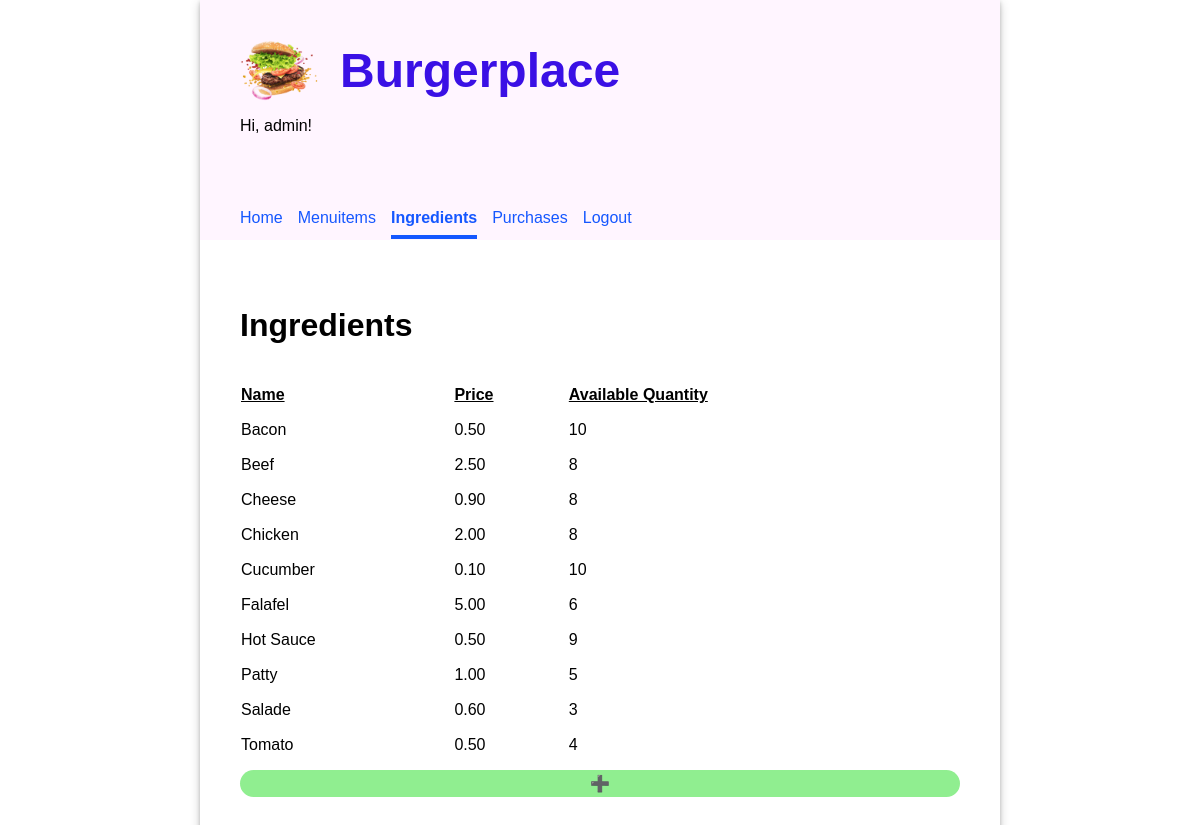
/ingredients/ (signed in), run on the app's committed database.
### burgerplace/models.py (models this page shows, shortened)
class Ingredient(models.Model):
    name = models.CharField(unique=True, max_length=200)
    price_per_unit = models.DecimalField(max_digits=5, decimal_places=2, default=0)
    available_quantity = models.IntegerField(default=0)

### burgerplace/views.py (the view)
# urls.py: path('ingredients/', views.IngredientsView.as_view(), name='ingredients'),
class IngredientsView(LoginRequiredMixin, ListView):
    model = Ingredient
    template_name = 'burgerplace/ingredients.html'

### burgerplace/templates/burgerplace/ingredients.html (shortened to what this page needs)
{% extends 'burgerplace/base.html' %}
{% load static %}
{% block content %}
<div class="home">
    <div>
        <h2>Ingredients</h2>
        <table class="ingredient-table">
            <thead>
                <tr>
                    <th>Name</th>
                    <th>Price</th>
                    <th>Available Quantity</th>
                </tr>
            </thead>
            <tbody>
                {% for ingredient in object_list|dictsort:"name" %}
                <tr>
                    <td>{{ ingredient.name }}</td>
                    <td>{{ ingredient.price_per_unit }}</td>
                    <td>{{ ingredient.available_quantity }}</td>
                </tr>
                {% endfor %}
            </tbody>
        </table>
        <a href="{% url 'create_ingredient' %}" style="display: inherit; text-align: center; border-radius: 15px; text-decoration: none; color: inherit; padding: 4px; background-color: lightgreen;">➕</a>
    </div>
</div>
{% endblock %}

### burgerplace/templates/burgerplace/base.html (shortened to what this page needs)
{% load static %}
<!DOCTYPE html>
<html lang="en">
<head>
    <link rel="stylesheet" type="text/css" href="{% static 'burgerplace/style.css' %}" />
</head>
<body>
    <div class="app">
        <header>
          <div class="header-first-row">
            <img
              src="{% static 'burgerplace/burger-logo.png' %}"
              alt="Logo"
              width="80px"
            />
            <h1 class="title">Burgerplace</h1>
          </div>
          {% if user.is_authenticated %}
            <p>Hi, {{ user.username }}!</p>
            <nav class="navbar">
              {% url 'home' as home_url %}
              {% url 'menuitems' as menuitems_url %}
              {% url 'create_menuitem' as create_menuitem_url %}
              {% url 'reciperequirements' as reciperequirements_url %}
              {% url 'create_reciperequirement' as create_reciperequirement_url %}
              {% url 'ingredients' as ingredients_url %}
              {% url 'create_ingredient' as create_ingredient_url %}
              {% url 'purchases' as purchases_url %}
              {% url 'create_purchase' as create_purchase_url %}
              <a class="nav-item{% if request.path == home_url %} current-page{% endif %}" href="{% url 'home' %}">Home</a>
              <a class="nav-item" href="{% url 'menuitems' %}">Menuitems</a>
              <a class="nav-item{% if request.path == ingredients_url or request.path == create_ingredient_url %} current-page{% endif %}" href="{% url 'ingredients' %}">Ingredients</a>
              <a class="nav-item{% if request.path == purchases_url or request.path == create_purchase_url %} current-page{% endif %}" href="{% url 'purchases' %}">Purchases</a>
              <a class="nav-item" href="{% url 'logout' %}">Logout</a>
            </nav>
          {% endif %}
        </header>
        <main>{% block content %}{% endblock %}</main>
      </div>
</body>
</html>

### burgerplace/static/burgerplace/style.css (style rules this page uses)
body { font-family: "Oxygen", sans-serif; margin: 0; }
header { background-color: #fff5ff; min-height: 200px; display: flex; align-items: center; flex-direction: column; align-items: flex-start; padding-left: 40px; padding-top: 40px; }
.header-first-row { width: 100%; display: flex; }
.navbar { margin-top: 50px; display: flex; width: 100%; }
.navbar a { text-decoration: none; padding: 8px 0; color: #1557ff; margin-right: 15px; }
.navbar a:hover, .navbar .current-page { border-bottom: solid 4px #1557ff; border-spacing: 0 15px; font-weight: bold; }
.title { font-size: 3em; padding: 0px 50px 0 20px; margin: auto 0; color: #3a10e5; }
main { padding: 40px; }
main h2 { font-size: 2em; }
.app { min-width: 800px; max-width: 60%; margin: 0 auto; box-shadow: 0 2px 4px 0 rgba(0, 0, 0, 0.2), 0 3px 10px 0 rgba(0, 0, 0, 0.19); }
main table { text-align: left; border-collapse: separate; border-spacing: 0 15px; width: 100%; }
main table th { text-align: left; border-collapse: separate; border-spacing: 0 15px; text-decoration: underline; }
a { text-decoration: none; color: #1557ff; }

### data on the page
Ingredient: name "Bacon", price_per_unit "0.50", available_quantity "10"
Ingredient: name "Beef", price_per_unit "2.50", available_quantity "8"
Ingredient: name "Cheese", price_per_unit "0.90", available_quantity "8"
Ingredient: name "Chicken", price_per_unit "2.00", available_quantity "8"
Ingredient: name "Cucumber", price_per_unit "0.10", available_quantity "10"
Ingredient: name "Falafel", price_per_unit "5.00", available_quantity "6"
Ingredient: name "Hot Sauce", price_per_unit "0.50", available_quantity "9"
Ingredient: name "Patty", price_per_unit "1.00", available_quantity "5"
Ingredient: name "Salade", price_per_unit "0.60", available_quantity "3"
Ingredient: name "Tomato", price_per_unit "0.50", available_quantity "4"

### other printed values
{{ user.username }} "admin"
